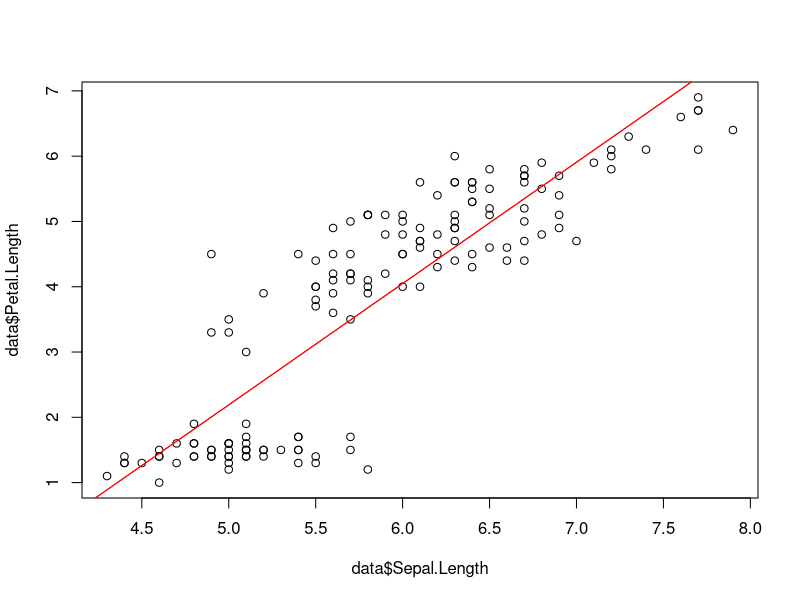
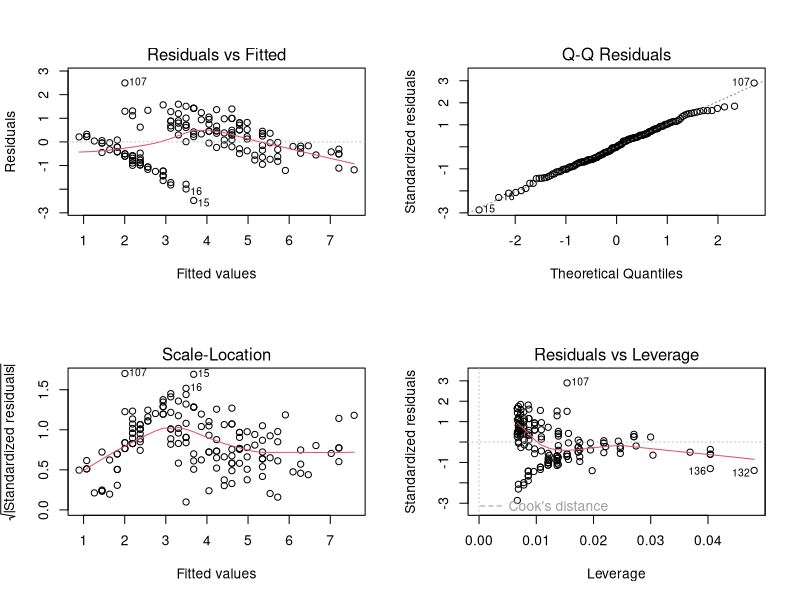
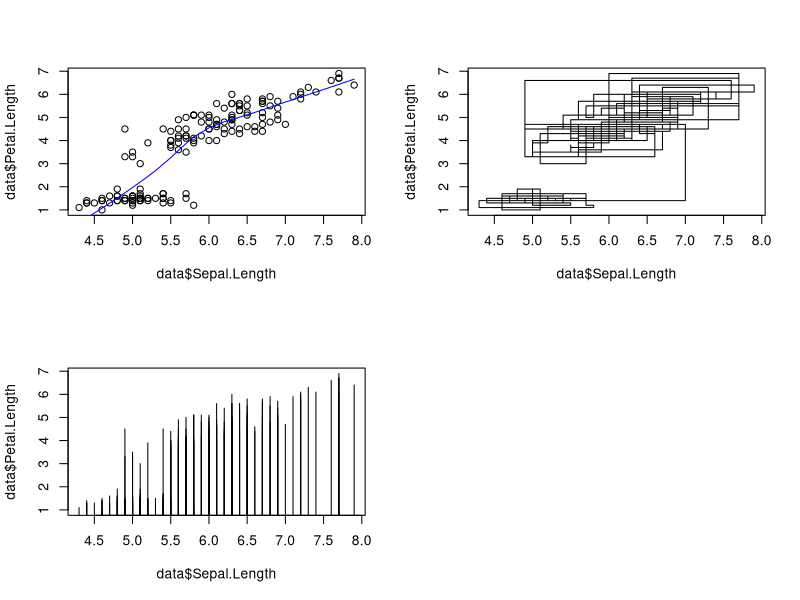
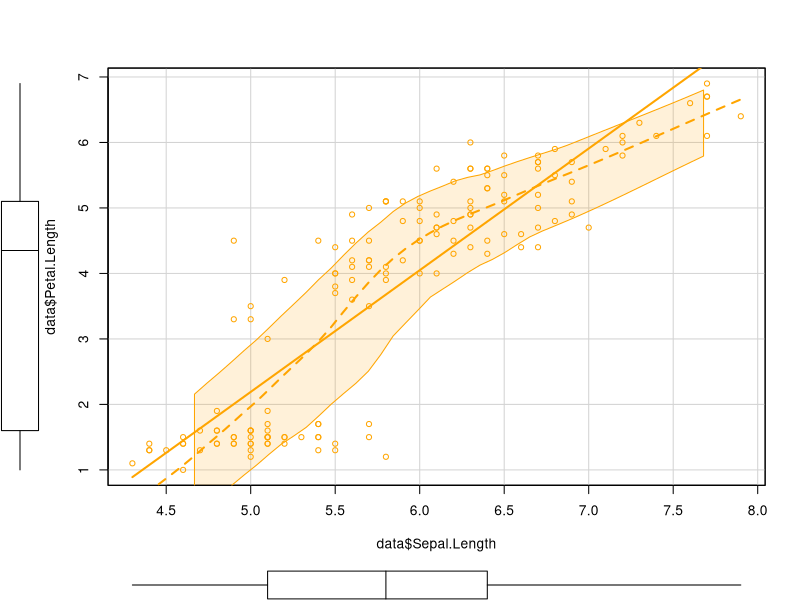
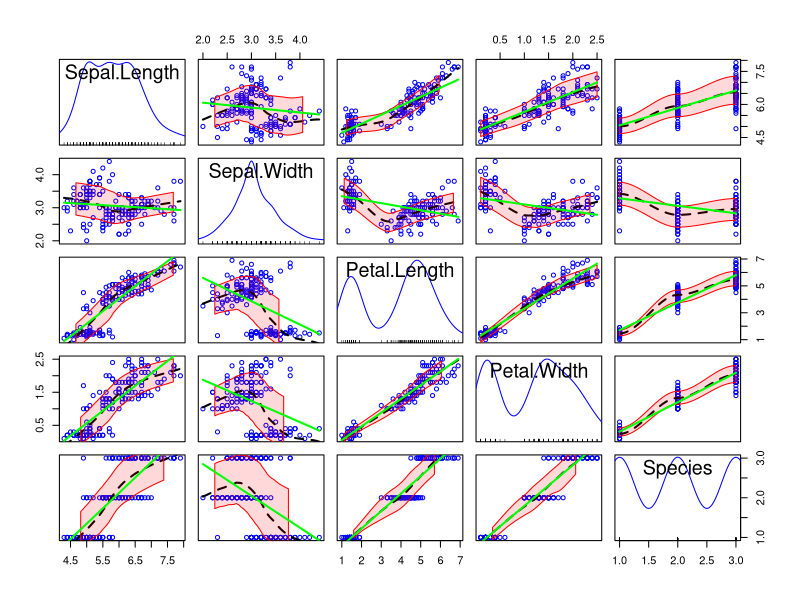
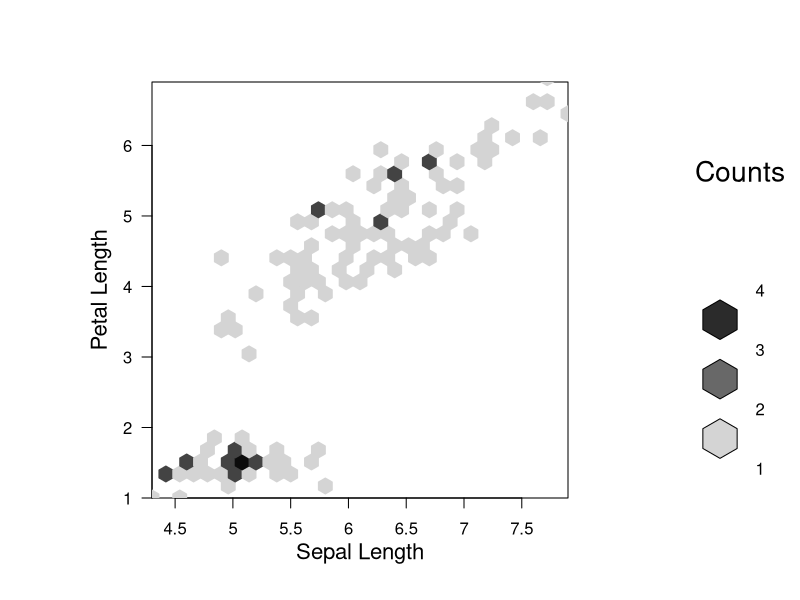

Recreate these plots in R, in order.
# Plotting in R
data <- iris
colnames(data)
summary(data)
# Regression line
plot(data$Petal.Length ~ data$Sepal.Length)
reg1 <- lm(data$Petal.Length ~ data$Sepal.Length)
abline(reg1, col="red")
abline(lm(data$Petal.Length ~ data$Sepal.Length), col="red")
summary(reg1)

# plot residuals, Normal QQ, Scale location and Residuals vs leverage for the model
par(mfrow = c(2, 2))
plot(reg1)

# Lowess line 
# A lowess line is a smoothed line calculated using locally weighted polynomial regression
plot(data$Petal.Length ~ data$Sepal.Length)
lines(lowess(data$Sepal.Length, data$Petal.Length), col="blue")

# steps diagram
plot(data$Sepal.Length,data$Petal.Length, type = "s")
# histogram 
plot(data$Sepal.Length, data$Petal.Length, type = "h")

# Scatterplot
library(car)
scatterplot(data$Sepal.Length, data$Petal.Length, col = "orange", pch = 1)
scatterplotMatrix(data, regLine = list(col="green"), pch = 1,
                  smooth = list(col.smooth="black", col.spread="red"))

# Density scatterplot 
library(hexbin)
bin<-hexbin(data$Sepal.Length, data$Petal.Length, xbins = 30)
summary(bin)
plot(bin, xlab = "Sepal Length", ylab = "Petal Length")






